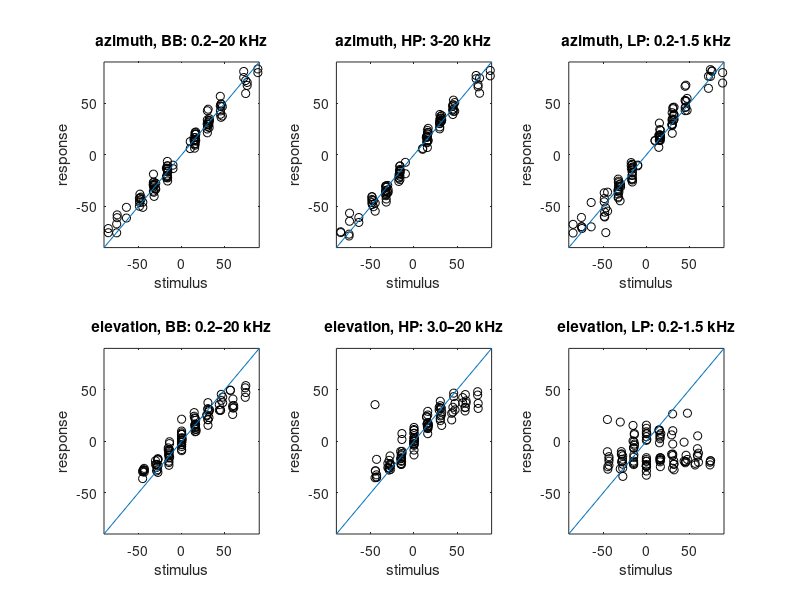

Source code (MATLAB): (Note: this script raises an error after producing the figure.)
load('test_data.mat', 'Data');

%% test figure
stimaz = Data(:,1); % stimulus azimuth in first column
resaz = Data(:,5); % response azimuth in 5th column

figure(1);
plot(stimaz,resaz,'ko'); % plot responses as a function of azimuth
xlabel('stimulus azimuth');
ylabel('response azimuth');
xlim([-90 90]);
ylim([-90 90]);
hold on;
plot([-90 90],[-90 90],':');

%% (2,3)-plot for elevation and frequency bands

freq = Data(:,3);

% azimuth BB
stimaz_BB = Data(freq==1, 1); % stimulus azimuth in first column, where freq==1 means broadband sounds
resaz_BB = Data(freq==1, 5); % response azimuth in 5th column
subplot(2,3,1);
plot(stimaz_BB,resaz_BB,'ko'); % plot responses as a function of azimuth
xlim([-90 90]);
ylim([-90 90]);
xlabel('stimulus');
ylabel('response');
title('azimuth, BB: 0.2–20 kHz');
hold on;
plot([-90 90],[-90 90]);

% azimuth HP
stimaz_HP = Data(freq==2, 1); % stimulus azimuth in first column, where freq==1 means broadband sounds
resaz_HP = Data(freq==2, 5); % response azimuth in 5th column
subplot(2,3,2);
plot(stimaz_HP,resaz_HP,'ko'); % plot responses as a function of azimuth
xlim([-90 90]);
ylim([-90 90]);
xlabel('stimulus');
ylabel('response');
title('azimuth, HP: 3-20 kHz');
hold on;
plot([-90 90],[-90 90]);

% azimuth LP
stimaz_LP = Data(freq==3, 1); % stimulus azimuth in first column, where freq==1 means broadband sounds
resaz_LP = Data(freq==3, 5); % response azimuth in 5th column
subplot(2,3,3);
plot(stimaz_LP,resaz_LP,'ko'); % plot responses as a function of azimuth
xlim([-90 90]);
ylim([-90 90]);
xlabel('stimulus');
ylabel('response');
title('azimuth, LP: 0.2-1.5 kHz');
hold on;
plot([-90 90],[-90 90]);

% elevation BB
stimel_BB = Data(freq==1, 2); % stimulus azimuth in first column, where freq==1 means broadband sounds
resel_BB = Data(freq==1, 6); % response azimuth in 5th column
subplot(2,3,4);
plot(stimel_BB,resel_BB,'ko'); % plot responses as a function of azimuth
xlim([-90 90]);
ylim([-90 90]);
xlabel('stimulus');
ylabel('response');
title('elevation, BB: 0.2–20 kHz');
hold on;
plot([-90 90],[-90 90]);

% elevation HP
stimel_HP = Data(freq==2, 2); % stimulus azimuth in first column, where freq==1 means broadband sounds
resel_HP = Data(freq==2, 6); % response azimuth in 5th column
subplot(2,3,5);
plot(stimel_HP,resel_HP,'ko'); % plot responses as a function of azimuth
xlim([-90 90]);
ylim([-90 90]);
xlabel('stimulus');
ylabel('response');
title('elevation, HP: 3.0–20 kHz');
hold on;
plot([-90 90],[-90 90]);

% elevation LP
stimel_LP = Data(freq==3, 2); % stimulus azimuth in first column, where freq==1 means broadband sounds
resel_LP = Data(freq==3, 6); % response azimuth in 5th column
subplot(2,3,6);
plot(stimel_LP,resel_LP,'ko'); % plot responses as a function of azimuth
xlim([-90 90]);
ylim([-90 90]);
xlabel('stimulus');
ylabel('response');
title('elevation, LP: 0.2-1.5 kHz');
hold on;
plot([-90 90],[-90 90]);



%% slope and offset for 6 possibilities

B_az_BB = regstats(resaz_BB,stimaz_BB,'linear');
slope_az_BB = B_az_BB.beta(2);
offset_az_BB = B_az_BB.beta(1);

B_az_HP = regstats(resaz_HP,stimaz_HP,'linear');
slope_az_HP = B_az_HP.beta(2);
offset_az_HP = B_az_HP.beta(1);

B_az_LP = regstats(resaz_LP,stimaz_LP,'linear');
slope_az_LP = B_az_LP.beta(2);
offset_az_LP = B_az_LP.beta(1);

B_el_BB = regstats(resel_BB,stimel_BB,'linear');
slope_el_BB = B_el_BB.beta(2);
offset_el_BB = B_el_BB.beta(1);

B_el_HP = regstats(resel_HP,stimel_HP,'linear');
slope_el_HP = B_el_HP.beta(2);
offset_el_HP = B_el_HP.beta(1);

B_el_LP = regstats(resel_LP,stimel_LP,'linear');
slope_el_LP = B_el_LP.beta(2);
offset_el_LP = B_el_LP.beta(1);







